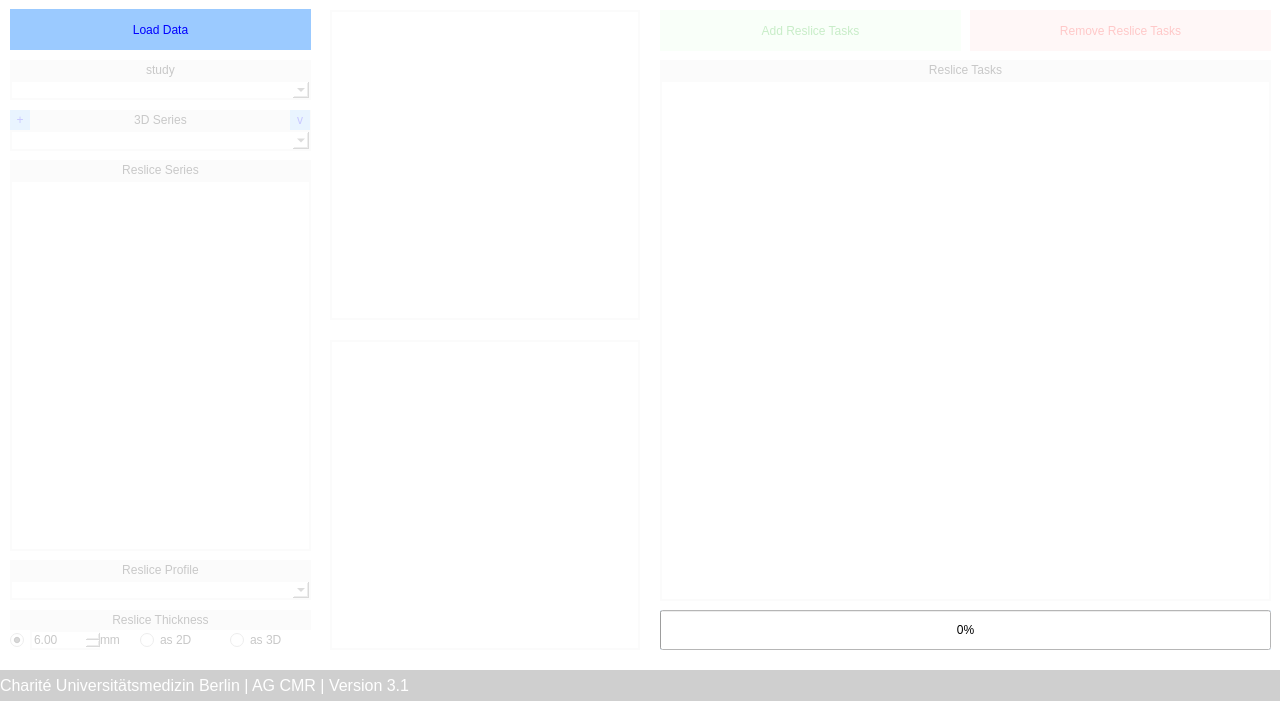
<?xml version="1.0" encoding="UTF-8"?>
<ui version="4.0">
 <class>MainWindow</class>
 <widget class="QMainWindow" name="MainWindow">
  <property name="geometry">
   <rect>
    <x>0</x>
    <y>0</y>
    <width>1280</width>
    <height>720</height>
   </rect>
  </property>
  <property name="windowTitle">
   <string>Reslice3Dto2D</string>
  </property>
  <property name="styleSheet">
   <string notr="true">background-color: rgb(255, 255, 255);</string>
  </property>
  <widget class="QWidget" name="centralwidget">
   <widget class="QLabel" name="lbl_image_view">
    <property name="geometry">
     <rect>
      <x>330</x>
      <y>10</y>
      <width>310</width>
      <height>310</height>
     </rect>
    </property>
    <property name="styleSheet">
     <string notr="true">border-color: rgb(238, 238, 238);
border-width : 2px;
border-style:solid;
</string>
    </property>
    <property name="text">
     <string/>
    </property>
    <property name="alignment">
     <set>Qt::AlignLeading|Qt::AlignLeft|Qt::AlignTop</set>
    </property>
   </widget>
   <widget class="QPushButton" name="btn_reslice">
    <property name="geometry">
     <rect>
      <x>660</x>
      <y>610</y>
      <width>611</width>
      <height>40</height>
     </rect>
    </property>
    <property name="styleSheet">
     <string notr="true">QPushButton
{
color: rgb(0, 0, 255);
background-color: rgb(155, 202, 255);
border: 0px;
}

QPushButton::pressed
{
color: rgb(0, 0, 255);
background-color: rgb(155, 202, 255);
border: 0px;
}

QPushButton::hover
{
color: rgb(155, 202, 255);
background-color: rgb(0, 0, 255);
border: 0px;
font-weight: bold;
}</string>
    </property>
    <property name="text">
     <string>Export Reslice</string>
    </property>
   </widget>
   <widget class="QPushButton" name="btn_load">
    <property name="geometry">
     <rect>
      <x>10</x>
      <y>9</y>
      <width>301</width>
      <height>41</height>
     </rect>
    </property>
    <property name="styleSheet">
     <string notr="true">QPushButton
{
color: rgb(0, 0, 255);
background-color: rgb(155, 202, 255);
border: 0px;
}

QPushButton::pressed
{
color: rgb(0, 0, 255);
background-color: rgb(155, 202, 255);
border: 0px;
}

QPushButton::hover
{
color: rgb(155, 202, 255);
background-color: rgb(0, 0, 255);
border: 0px;
font-weight: bold;
}</string>
    </property>
    <property name="text">
     <string>Load Data</string>
    </property>
   </widget>
   <widget class="QComboBox" name="dd_series3D">
    <property name="geometry">
     <rect>
      <x>10</x>
      <y>130</y>
      <width>301</width>
      <height>21</height>
     </rect>
    </property>
    <property name="styleSheet">
     <string notr="true">border-color: rgb(238, 238, 238);
color: rgb(0, 0, 0);
border-width : 2px;
border-style:solid;
</string>
    </property>
    <property name="sizeAdjustPolicy">
     <enum>QComboBox::AdjustToContentsOnFirstShow</enum>
    </property>
   </widget>
   <widget class="QListWidget" name="lst_serieses">
    <property name="geometry">
     <rect>
      <x>10</x>
      <y>180</y>
      <width>301</width>
      <height>371</height>
     </rect>
    </property>
    <property name="styleSheet">
     <string notr="true">border-color: rgb(238, 238, 238);
color: rgb(0, 0, 0);
border-width : 2px;
border-style:solid;</string>
    </property>
    <property name="selectionMode">
     <enum>QAbstractItemView::MultiSelection</enum>
    </property>
    <property name="flow">
     <enum>QListView::TopToBottom</enum>
    </property>
    <property name="batchSize">
     <number>100</number>
    </property>
   </widget>
   <widget class="QListWidget" name="lst_reslices">
    <property name="geometry">
     <rect>
      <x>660</x>
      <y>80</y>
      <width>611</width>
      <height>521</height>
     </rect>
    </property>
    <property name="styleSheet">
     <string notr="true">border-color: rgb(238, 238, 238);
border-width : 2px;
border-style:solid;
color: rgb(0, 0, 0);</string>
    </property>
    <property name="selectionMode">
     <enum>QAbstractItemView::MultiSelection</enum>
    </property>
   </widget>
   <widget class="QPushButton" name="btn_add">
    <property name="geometry">
     <rect>
      <x>660</x>
      <y>10</y>
      <width>301</width>
      <height>41</height>
     </rect>
    </property>
    <property name="styleSheet">
     <string notr="true">QPushButton
{
color: rgb(0, 170, 0);
background-color: rgb(225, 255, 225);
border: 0px;
}

QPushButton::pressed
{
color: rgb(0, 170, 0);
background-color: rgb(225, 255, 225);
border: 0px;
}

QPushButton::hover
{
color: rgb(225, 255, 225);
background-color: rgb(0, 170, 0);
border: 0px;
font-weight: bold;
}
</string>
    </property>
    <property name="text">
     <string>Add Reslice Tasks</string>
    </property>
   </widget>
   <widget class="QLabel" name="lbl_study">
    <property name="geometry">
     <rect>
      <x>10</x>
      <y>60</y>
      <width>301</width>
      <height>20</height>
     </rect>
    </property>
    <property name="styleSheet">
     <string notr="true">background-color: rgb(238, 238, 238);</string>
    </property>
    <property name="text">
     <string>study</string>
    </property>
    <property name="alignment">
     <set>Qt::AlignCenter</set>
    </property>
   </widget>
   <widget class="QLabel" name="label_8">
    <property name="geometry">
     <rect>
      <x>0</x>
      <y>670</y>
      <width>1281</width>
      <height>31</height>
     </rect>
    </property>
    <property name="font">
     <font>
      <family>Arial</family>
      <pointsize>12</pointsize>
      <weight>9</weight>
      <italic>false</italic>
      <bold>false</bold>
     </font>
    </property>
    <property name="styleSheet">
     <string notr="true">color: rgb(255, 255, 255);
background-color: rgb(207, 207, 207);
font: 75 12pt &quot;Arial&quot;;</string>
    </property>
    <property name="text">
     <string>Charité Universitätsmedizin Berlin | AG CMR | Version 3.1</string>
    </property>
    <property name="alignment">
     <set>Qt::AlignLeading|Qt::AlignLeft|Qt::AlignVCenter</set>
    </property>
    <property name="wordWrap">
     <bool>true</bool>
    </property>
   </widget>
   <widget class="QComboBox" name="dd_sliceprofile">
    <property name="geometry">
     <rect>
      <x>10</x>
      <y>580</y>
      <width>301</width>
      <height>20</height>
     </rect>
    </property>
    <property name="styleSheet">
     <string notr="true">border-color: rgb(238, 238, 238);
border-width : 2px;
border-style:solid;
color: rgb(0, 0, 0);</string>
    </property>
   </widget>
   <widget class="QDoubleSpinBox" name="sb_slicethickness">
    <property name="geometry">
     <rect>
      <x>30</x>
      <y>630</y>
      <width>71</width>
      <height>20</height>
     </rect>
    </property>
    <property name="styleSheet">
     <string notr="true">border-color: rgb(238, 238, 238);
border-width : 2px;
border-style:solid;
color: rgb(0, 0, 0);</string>
    </property>
    <property name="minimum">
     <double>0.000000000000000</double>
    </property>
    <property name="value">
     <double>6.000000000000000</double>
    </property>
   </widget>
   <widget class="QRadioButton" name="opt_slicethickness_individual">
    <property name="geometry">
     <rect>
      <x>10</x>
      <y>630</y>
      <width>20</width>
      <height>20</height>
     </rect>
    </property>
    <property name="text">
     <string/>
    </property>
    <property name="checked">
     <bool>true</bool>
    </property>
   </widget>
   <widget class="QRadioButton" name="opt_slicethickness_2D">
    <property name="geometry">
     <rect>
      <x>140</x>
      <y>630</y>
      <width>20</width>
      <height>20</height>
     </rect>
    </property>
    <property name="text">
     <string/>
    </property>
   </widget>
   <widget class="QRadioButton" name="opt_slicethickness_3D">
    <property name="geometry">
     <rect>
      <x>230</x>
      <y>630</y>
      <width>20</width>
      <height>20</height>
     </rect>
    </property>
    <property name="text">
     <string/>
    </property>
   </widget>
   <widget class="QLabel" name="lbl_slicethickness_2D">
    <property name="enabled">
     <bool>false</bool>
    </property>
    <property name="geometry">
     <rect>
      <x>160</x>
      <y>630</y>
      <width>61</width>
      <height>20</height>
     </rect>
    </property>
    <property name="styleSheet">
     <string notr="true">color: rgb(0, 0, 0);</string>
    </property>
    <property name="text">
     <string>as 2D</string>
    </property>
    <property name="alignment">
     <set>Qt::AlignLeading|Qt::AlignLeft|Qt::AlignVCenter</set>
    </property>
   </widget>
   <widget class="QLabel" name="lbl_slicethickness_3D">
    <property name="enabled">
     <bool>false</bool>
    </property>
    <property name="geometry">
     <rect>
      <x>250</x>
      <y>630</y>
      <width>61</width>
      <height>20</height>
     </rect>
    </property>
    <property name="styleSheet">
     <string notr="true">color: rgb(0, 0, 0);</string>
    </property>
    <property name="text">
     <string>as 3D</string>
    </property>
    <property name="alignment">
     <set>Qt::AlignLeading|Qt::AlignLeft|Qt::AlignVCenter</set>
    </property>
   </widget>
   <widget class="QLabel" name="lbl_slicethickness_mm">
    <property name="enabled">
     <bool>true</bool>
    </property>
    <property name="geometry">
     <rect>
      <x>100</x>
      <y>630</y>
      <width>39</width>
      <height>20</height>
     </rect>
    </property>
    <property name="styleSheet">
     <string notr="true">color: rgb(0, 0, 0);</string>
    </property>
    <property name="text">
     <string>mm</string>
    </property>
    <property name="alignment">
     <set>Qt::AlignLeading|Qt::AlignLeft|Qt::AlignVCenter</set>
    </property>
   </widget>
   <widget class="QComboBox" name="dd_study">
    <property name="geometry">
     <rect>
      <x>10</x>
      <y>80</y>
      <width>301</width>
      <height>20</height>
     </rect>
    </property>
    <property name="styleSheet">
     <string notr="true">border-color: rgb(238, 238, 238);
border-width : 2px;
border-style:solid;
color: rgb(0, 0, 0);</string>
    </property>
   </widget>
   <widget class="QLabel" name="label_3">
    <property name="geometry">
     <rect>
      <x>10</x>
      <y>110</y>
      <width>301</width>
      <height>20</height>
     </rect>
    </property>
    <property name="styleSheet">
     <string notr="true">background-color: rgb(238, 238, 238);</string>
    </property>
    <property name="text">
     <string>3D Series</string>
    </property>
    <property name="alignment">
     <set>Qt::AlignCenter</set>
    </property>
   </widget>
   <widget class="QLabel" name="label_4">
    <property name="geometry">
     <rect>
      <x>10</x>
      <y>160</y>
      <width>301</width>
      <height>20</height>
     </rect>
    </property>
    <property name="styleSheet">
     <string notr="true">background-color: rgb(238, 238, 238);</string>
    </property>
    <property name="text">
     <string>Reslice Series</string>
    </property>
    <property name="alignment">
     <set>Qt::AlignCenter</set>
    </property>
   </widget>
   <widget class="QLabel" name="label_9">
    <property name="geometry">
     <rect>
      <x>10</x>
      <y>610</y>
      <width>301</width>
      <height>20</height>
     </rect>
    </property>
    <property name="styleSheet">
     <string notr="true">background-color: rgb(238, 238, 238);</string>
    </property>
    <property name="text">
     <string>Reslice Thickness</string>
    </property>
    <property name="alignment">
     <set>Qt::AlignCenter</set>
    </property>
   </widget>
   <widget class="QLabel" name="label_10">
    <property name="geometry">
     <rect>
      <x>10</x>
      <y>560</y>
      <width>301</width>
      <height>20</height>
     </rect>
    </property>
    <property name="styleSheet">
     <string notr="true">background-color: rgb(238, 238, 238);</string>
    </property>
    <property name="text">
     <string>Reslice Profile</string>
    </property>
    <property name="alignment">
     <set>Qt::AlignCenter</set>
    </property>
   </widget>
   <widget class="QLabel" name="label_7">
    <property name="geometry">
     <rect>
      <x>660</x>
      <y>60</y>
      <width>611</width>
      <height>20</height>
     </rect>
    </property>
    <property name="styleSheet">
     <string notr="true">background-color: rgb(238, 238, 238);</string>
    </property>
    <property name="text">
     <string>Reslice Tasks</string>
    </property>
    <property name="alignment">
     <set>Qt::AlignCenter</set>
    </property>
   </widget>
   <widget class="QLabel" name="lbl_image_view_2">
    <property name="geometry">
     <rect>
      <x>330</x>
      <y>340</y>
      <width>310</width>
      <height>310</height>
     </rect>
    </property>
    <property name="styleSheet">
     <string notr="true">border-color: rgb(238, 238, 238);
border-width : 2px;
border-style:solid;
</string>
    </property>
    <property name="text">
     <string/>
    </property>
    <property name="alignment">
     <set>Qt::AlignLeading|Qt::AlignLeft|Qt::AlignTop</set>
    </property>
   </widget>
   <widget class="QPushButton" name="btn_remove">
    <property name="geometry">
     <rect>
      <x>970</x>
      <y>10</y>
      <width>301</width>
      <height>41</height>
     </rect>
    </property>
    <property name="styleSheet">
     <string notr="true">QPushButton
{
color:rgb(255, 0, 0);
background-color: rgb(255, 220, 220);
border: 0px;
}

QPushButton::pressed
{
color:rgb(255, 0, 0);
background-color: rgb(255, 220, 220);
border: 0px;
}

QPushButton::hover
{
color:rgb(255, 220, 220);
background-color: rgb(255, 0, 0);
border: 0px;
font-weight: bold;
}</string>
    </property>
    <property name="text">
     <string>Remove Reslice Tasks</string>
    </property>
   </widget>
   <widget class="QPushButton" name="btn_stack">
    <property name="geometry">
     <rect>
      <x>10</x>
      <y>110</y>
      <width>20</width>
      <height>20</height>
     </rect>
    </property>
    <property name="styleSheet">
     <string notr="true">QPushButton
{
color: rgb(0, 0, 255);
background-color: rgb(155, 202, 255);
border: 0px;
}

QPushButton::pressed
{
color: rgb(0, 0, 255);
background-color: rgb(155, 202, 255);
border: 0px;
}

QPushButton::hover
{
color: rgb(155, 202, 255);
background-color: rgb(0, 0, 255);
border: 0px;
font-weight: bold;
}</string>
    </property>
    <property name="text">
     <string>+</string>
    </property>
   </widget>
   <widget class="QLabel" name="lbl_hide">
    <property name="geometry">
     <rect>
      <x>0</x>
      <y>10</y>
      <width>1271</width>
      <height>651</height>
     </rect>
    </property>
    <property name="styleSheet">
     <string notr="true">background-color: rgba(255, 255, 255, 200);</string>
    </property>
    <property name="text">
     <string/>
    </property>
   </widget>
   <widget class="QPushButton" name="btn_export3D">
    <property name="geometry">
     <rect>
      <x>290</x>
      <y>110</y>
      <width>20</width>
      <height>20</height>
     </rect>
    </property>
    <property name="styleSheet">
     <string notr="true">QPushButton
{
color: rgb(0, 0, 255);
background-color: rgb(155, 202, 255);
border: 0px;
}

QPushButton::pressed
{
color: rgb(0, 0, 255);
background-color: rgb(155, 202, 255);
border: 0px;
}

QPushButton::hover
{
color: rgb(155, 202, 255);
background-color: rgb(0, 0, 255);
border: 0px;
font-weight: bold;
}</string>
    </property>
    <property name="text">
     <string>v</string>
    </property>
   </widget>
   <widget class="QProgressBar" name="pb_run">
    <property name="geometry">
     <rect>
      <x>660</x>
      <y>610</y>
      <width>611</width>
      <height>40</height>
     </rect>
    </property>
    <property name="styleSheet">
     <string notr="true">color: rgb(0, 0, 0);</string>
    </property>
    <property name="value">
     <number>0</number>
    </property>
   </widget>
   <zorder>btn_add</zorder>
   <zorder>lbl_image_view</zorder>
   <zorder>btn_reslice</zorder>
   <zorder>dd_series3D</zorder>
   <zorder>lst_serieses</zorder>
   <zorder>lst_reslices</zorder>
   <zorder>lbl_study</zorder>
   <zorder>label_8</zorder>
   <zorder>dd_sliceprofile</zorder>
   <zorder>sb_slicethickness</zorder>
   <zorder>opt_slicethickness_individual</zorder>
   <zorder>opt_slicethickness_2D</zorder>
   <zorder>opt_slicethickness_3D</zorder>
   <zorder>lbl_slicethickness_2D</zorder>
   <zorder>lbl_slicethickness_3D</zorder>
   <zorder>lbl_slicethickness_mm</zorder>
   <zorder>dd_study</zorder>
   <zorder>label_3</zorder>
   <zorder>label_4</zorder>
   <zorder>label_9</zorder>
   <zorder>label_10</zorder>
   <zorder>label_7</zorder>
   <zorder>lbl_image_view_2</zorder>
   <zorder>btn_remove</zorder>
   <zorder>btn_stack</zorder>
   <zorder>btn_export3D</zorder>
   <zorder>lbl_hide</zorder>
   <zorder>btn_load</zorder>
   <zorder>pb_run</zorder>
  </widget>
 </widget>
 <resources/>
 <connections/>
</ui>
